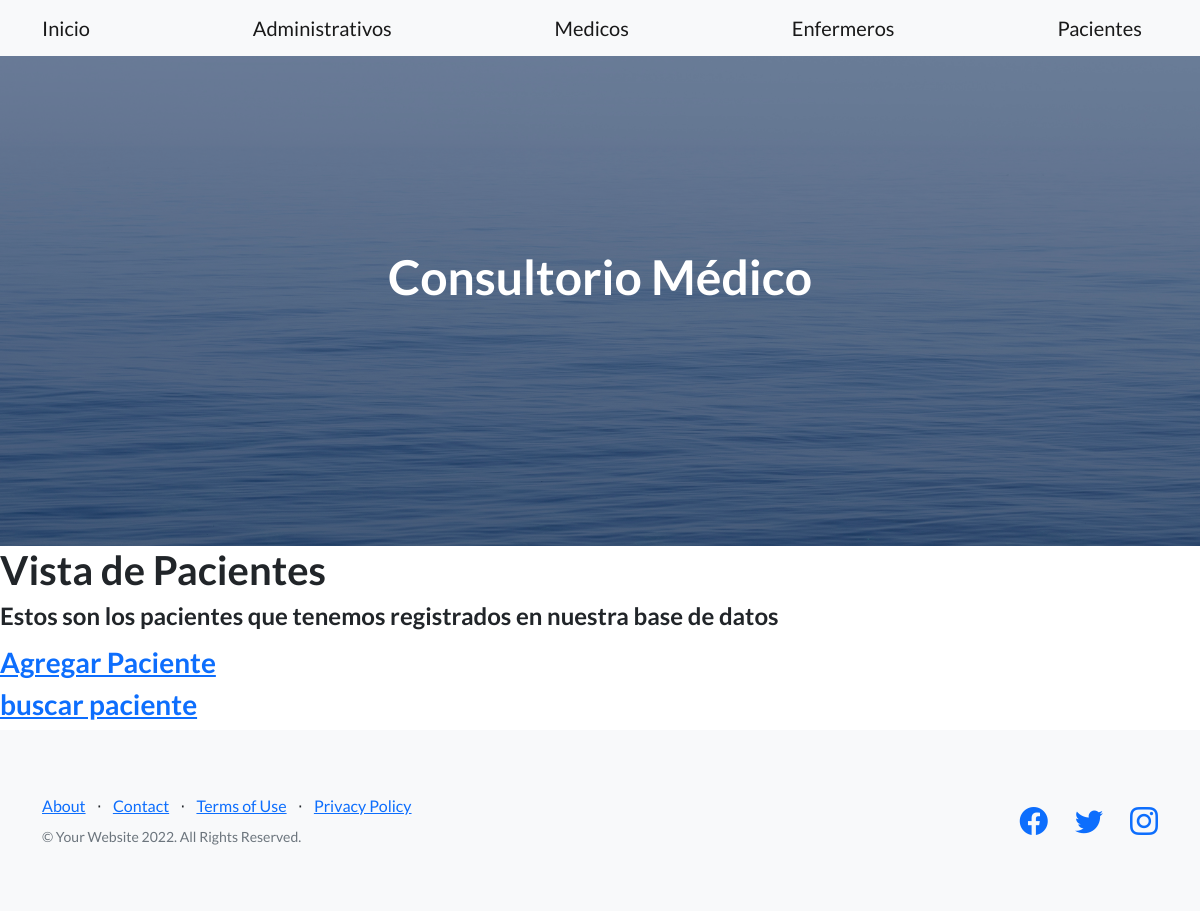
/consultorio/pacientes/, run on an earlier commit of the app's database.
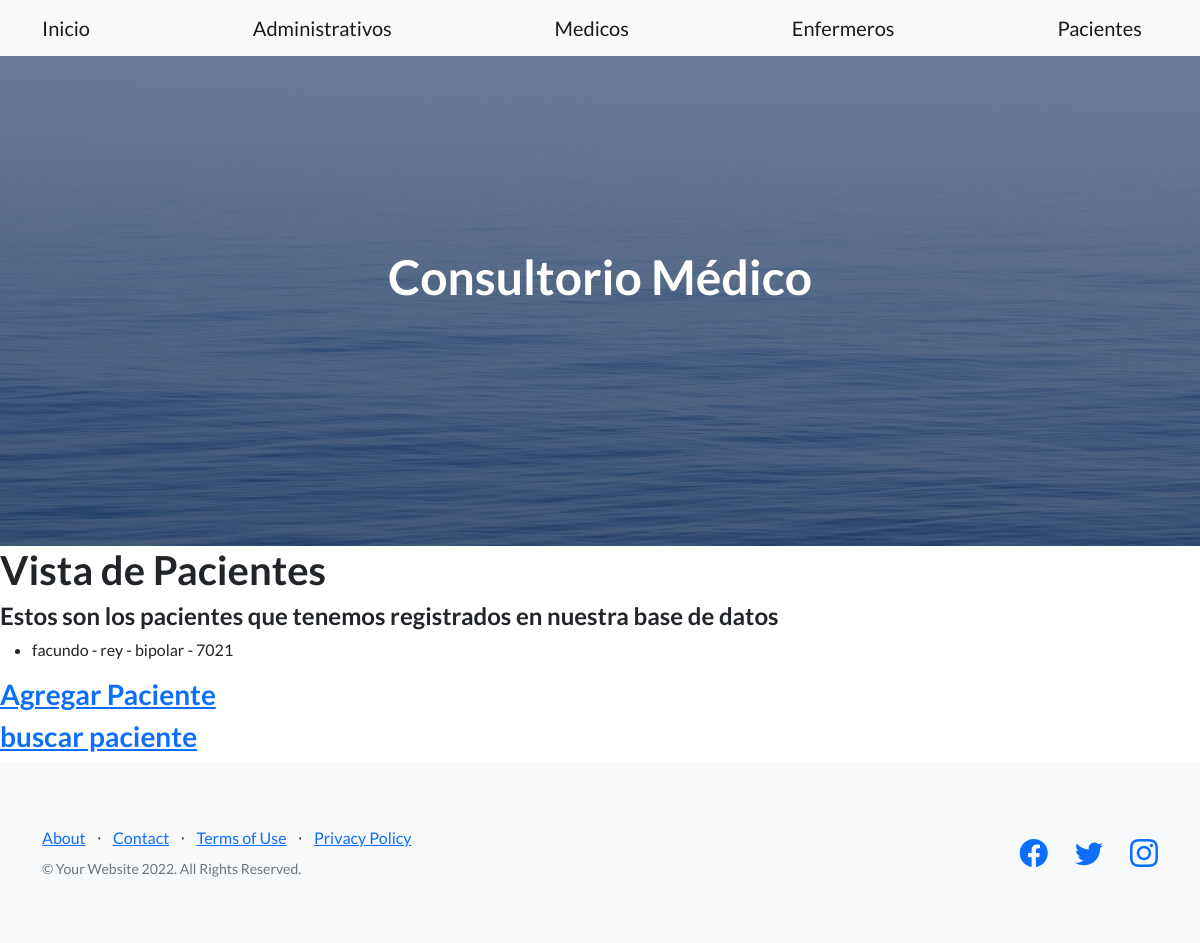
And on a later commit of the database.
### Appconsultorios/models.py (models this page shows, shortened)
class Paciente(models.Model):
    nombre = models.CharField(max_length=50)
    apellido = models.CharField(max_length=50)
    expediente = models.IntegerField()
    tratamiento = models.CharField(max_length=50)

### Appconsultorios/views.py (the view)
# urls.py: path('pacientes/', pacientes, name="pacientes"),
def pacientes(request):
    lista=Paciente.objects.all
    return render(request, 'pacientes.html', {'lista_pacientes':lista})

### Appconsultorios/Templates/pacientes.html
{% extends 'padre.html' %}
{% load static %}
{% block contenidoQueCambia %}
    <h1>Vista de Pacientes </h1>
    <h4>Estos son los pacientes que tenemos registrados en nuestra base de datos</h4>
    <ul>
        {% for paciente in lista_pacientes %}
            <li>{{paciente.nombre}} - {{paciente.apellido}} - {{paciente.tratamiento}} - {{paciente.expediente}}</li>
        {% endfor %}
    </ul>
    <h3>
        <a href="{% url 'pacienteFormulario' %}">Agregar Paciente</a>
    </h3>
    <h3>
        <a href="{% url 'busqueda_expediente' %}">buscar paciente</>
    </h3>
{% endblock contenidoQueCambia %}

### Appconsultorios/Templates/padre.html (shortened to what this page needs)
<!DOCTYPE html>
<html lang="en">
    <head>
        {% load static %}
        <link href="https://cdn.jsdelivr.net/npm/bootstrap-icons@1.5.0/font/bootstrap-icons.css" rel="stylesheet" type="text/css" />
        <link href="{% static 'css/styles.css' %}" rel="stylesheet" />
    </head>
    <body>
        <nav class="navbar navbar-light bg-light static-top">
            <div class="container">
                <a class="navbar-brand" href="{% url "Inicio" %}">Inicio</a>
                <a class="navbar-brand" href="{% url "administrativos" %}">Administrativos</a>
                <a class="navbar-brand" href="{% url "medicos" %}">Medicos</a>
                <a class="navbar-brand" href="{% url "enfermeros" %}">Enfermeros</a>
                <a class="navbar-brand" href="{% url "pacientes" %}">Pacientes</a>
            </div>
        </nav>
        <header class="masthead">
            <div class="container position-relative">
                <div class="row justify-content-center">
                    <div class="col-xl-6">
                        <div class="text-center text-white">
                            <h1 class="mb-5">Consultorio Médico </h1>
                        </div>
                    </div>
                </div>
            </div>
        </header>
        {% block contenidoQueCambia %}
        {% endblock contenidoQueCambia %}
        <footer class="footer bg-light">
            <div class="container">
                <div class="row">
                    <div class="col-lg-6 h-100 text-center text-lg-start my-auto">
                        <ul class="list-inline mb-2">
                            <li class="list-inline-item"><a href="#!">About</a></li>
                            <li class="list-inline-item">⋅</li>
                            <li class="list-inline-item"><a href="#!">Contact</a></li>
                            <li class="list-inline-item">⋅</li>
                            <li class="list-inline-item"><a href="#!">Terms of Use</a></li>
                            <li class="list-inline-item">⋅</li>
                            <li class="list-inline-item"><a href="#!">Privacy Policy</a></li>
                        </ul>
                        <p class="text-muted small mb-4 mb-lg-0">&copy; Your Website 2022. All Rights Reserved.</p>
                    </div>
                    <div class="col-lg-6 h-100 text-center text-lg-end my-auto">
                        <ul class="list-inline mb-0">
                            <li class="list-inline-item me-4">
                                <a href="#!"><i class="bi-facebook fs-3"></i></a>
                            </li>
                            <li class="list-inline-item me-4">
                                <a href="#!"><i class="bi-twitter fs-3"></i></a>
                            </li>
                            <li class="list-inline-item">
                                <a href="#!"><i class="bi-instagram fs-3"></i></a>
                            </li>
                        </ul>
                    </div>
                </div>
            </div>
        </footer>
    </body>
</html>

What changed in the data, as far as the page shows it:
added Paciente: nombre "facundo", apellido "rey", tratamiento "bipolar", expediente "7021"
